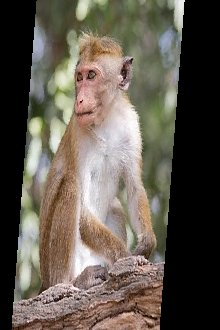
#> input picture images/monkey_distorted.jpg, 220 x 330 px
$ python 16_image_registration_using_homography_in_opencv.py
#> lines starting #> are read from the running program, lines starting #| are printed output that depends on the picture
# Here we have a reference image and deformed image and we transform it and match
# with the reference image

"""
1. import 2 images
2. convert to grayscale image
3. Initiate ORB detector
4. Find key points and describe them
5. Match Keypoints between 2 images (we will use BruteForce Matcher Algorithm)
6. We will separate good and bad points using RANSAC Algorithm
7. Register 2 images (use homology)
"""

import cv2
import numpy as np

# [10 lines of commented-out code are left out]

im1=cv2.imread("images/monkey_distorted.jpg") # image to be registered
#> im1 is the input picture: shape (330, 220, 3); mean B, G, R 79, 89.4, 97
im2=cv2.imread("images/monkey.jpg") # reference image
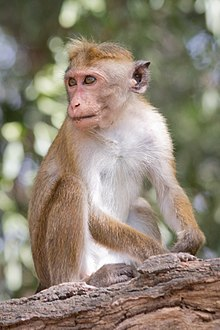
#> input picture images/monkey.jpg, 220 x 330 px
#> im2 is the input picture: shape (330, 220, 3); mean B, G, R 116.5, 132.2, 143.4

img1=cv2.cvtColor(im1,cv2.COLOR_BGR2GRAY)
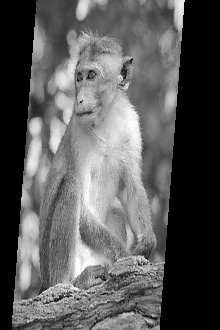
#> img1: shape (330, 220); min 0, max 255, mean 90.5
img2=cv2.cvtColor(im2,cv2.COLOR_BGR2GRAY)
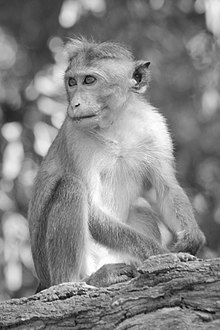
#> img2: shape (330, 220); min 5, max 255, mean 133.8


# initiate ORB
orb=cv2.ORB_create(50)

kp1,des1=orb.detectAndCompute(img1,None)
#> kp1 = 47 keypoints; strongest (x, y, size): (138, 264, 31), (140, 265, 31), (146, 260, 31), (145, 258, 31)
kp2,des2=orb.detectAndCompute(img2,None)
#> kp2 = 47 keypoints; strongest (x, y, size): (74, 293, 31), (38, 298, 31), (184, 261, 31), (74, 291, 31)


# Bruteforce matcher takes the descriptor of one feature from first set(first image)
# and it matches with all other features from set 2 (second image)
# then does some distance calculation

matcher = cv2.DescriptorMatcher_create(cv2.DESCRIPTOR_MATCHER_BRUTEFORCE_HAMMING)
matches = matcher.match(des1,des2,None)
#> matches = 47 matches
matches=sorted(matches, key = lambda x:x.distance)

# [5 lines of commented-out code are left out]

points1=np.zeros((len(matches),2),np.float32)
#> points1 = 47 pairs, first value 0 to 0, second value 0 to 0
points2=np.zeros((len(matches),2),np.float32)
#> points2 = 47 pairs, first value 0 to 0, second value 0 to 0

# RANSAC
for i,match in enumerate(matches):
    points1[i,:]=kp1[match.queryIdx].pt # storing coordinates of key points of image 1
    points2[i,:]=kp2[match.trainIdx].pt # storing coordinates of key points of image 2
#> this loop made 47 passes
#> after the loop, points1 = 47 pairs, first value 44 to 147.2, second value 58.8 to 292; points2 = 47 pairs, first value 43.2 to 184, second value 63.36 to 294

# h= homography matrix(transformation matrix): img1*h=img2
h,mask=cv2.findHomography(points1,points2,cv2.RANSAC,5.0)
#> h = [[1.6, 0.137, -64.58], [-0.00984, 1.03, 4.67], [0.000204, 0.000132, 1]]; mask = 47 values, max 1 at index 0, min 0 at index 16, mean 0.574

# Use homography

height,width,channels=im2.shape
#> height = 330; width = 220; channels = 3

im1Reg=cv2.warpPerspective(im1,h,(width,height))
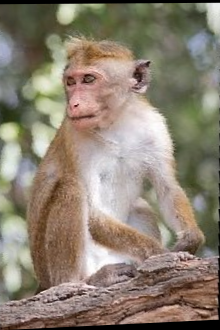
#> im1Reg: shape (330, 220, 3); mean B, G, R 113.8, 129.1, 140.1

img3=cv2.drawMatches(img1,kp1,img2,kp2,matches[:10],None)
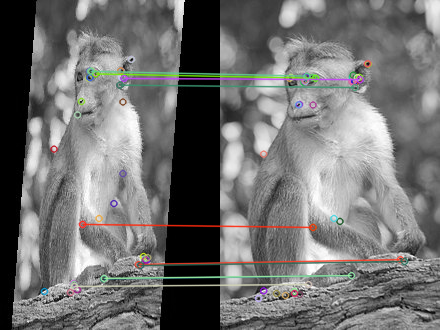
#> img3: shape (330, 440, 3); mean of channels 0, 1, 2 112.2, 112.9, 113.1; drawn as B, G, R
cv2.imshow("Key Points Matches",img3)
cv2.imshow("Registered Image",im1Reg)
cv2.waitKey(0)
cv2.destroyAllWindows()
